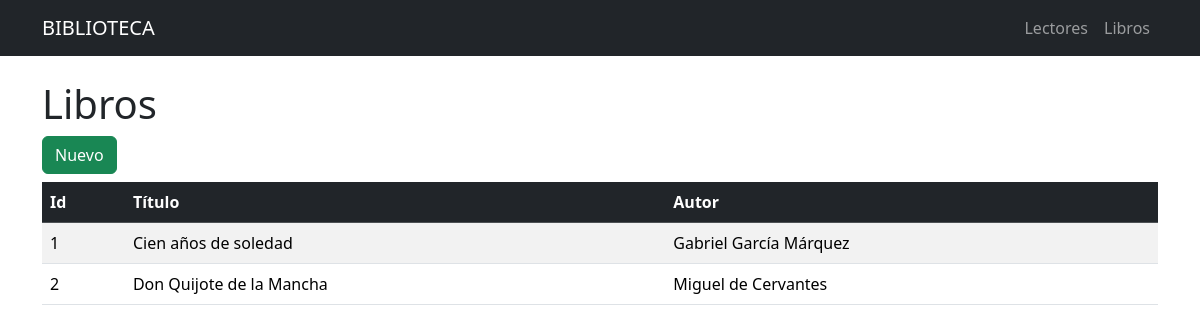
/libros, run on an earlier commit of the app's database.
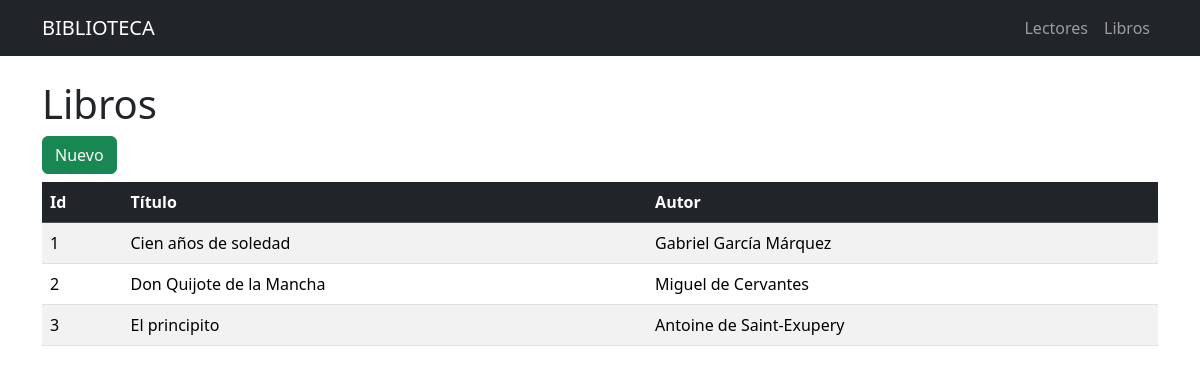
And on a later commit of the database.
### tables this page shows
CREATE TABLE libros(
        id INTEGER PRIMARY KEY,
        titulo TEXT NOT NULL,
        autor TEXT NOT NULL
    );

### app.py (the view)
@app.route("/libros")
def libros():
    conn = get_db_connection()
    libros = conn.execute(
        "SELECT * FROM libros"
    ).fetchall()
    conn.close()
    return render_template("libros.html", libros=libros)

### app.py (called while the page is built)
def get_db_connection():
    conn = sqlite3.connect("biblioteca.db")
    conn.row_factory = sqlite3.Row
    return conn

### templates/libros.html
{% extends "base.html" %}
{% block content %}
<h1>Libros</h1>
<a href="{{ url_for('nuevo_libro') }}" class="btn btn-success mb-2">
    Nuevo
</a>
<table class="table table-striped table-hover">
    <thead class="table-dark">
        <tr>
            <th>Id</th>
            <th>Título</th>
            <th>Autor</th>
        </tr>
    </thead>
    <tbody>
        {% for libro in libros %}
        <tr>
            <td>{{ libro.id }}</td>
            <td>{{ libro.titulo }}</td>
            <td>{{ libro.autor }}</td>
        </tr>
        {% endfor %}
    </tbody>
</table>
{% endblock %}

### templates/base.html (shortened to what this page needs)
<!doctype html>
<html lang="es">
<head>
    <link href="https://cdn.jsdelivr.net/npm/bootstrap@5.3.8/dist/css/bootstrap.min.css"
          rel="stylesheet">
</head>
<body>
<nav class="navbar navbar-expand-lg navbar-dark bg-dark">
    <div class="container">
        <a class="navbar-brand" href="#">
            BIBLIOTECA
        </a>
        <div class="navbar-nav">
            <a class="nav-link" href="{{ url_for('lectores') }}">
                Lectores
            </a>
            <a class="nav-link" href="{{ url_for('libros') }}">
                Libros
            </a>
        </div>
    </div>
</nav>
<div class="container mt-4">
    {% block content %}
    {% endblock %}
</div>
</body>
</html>

What changed in the data, as far as the page shows it:
added libros: id "3", titulo "El principito", autor "Antoine de Saint-Exupery"
